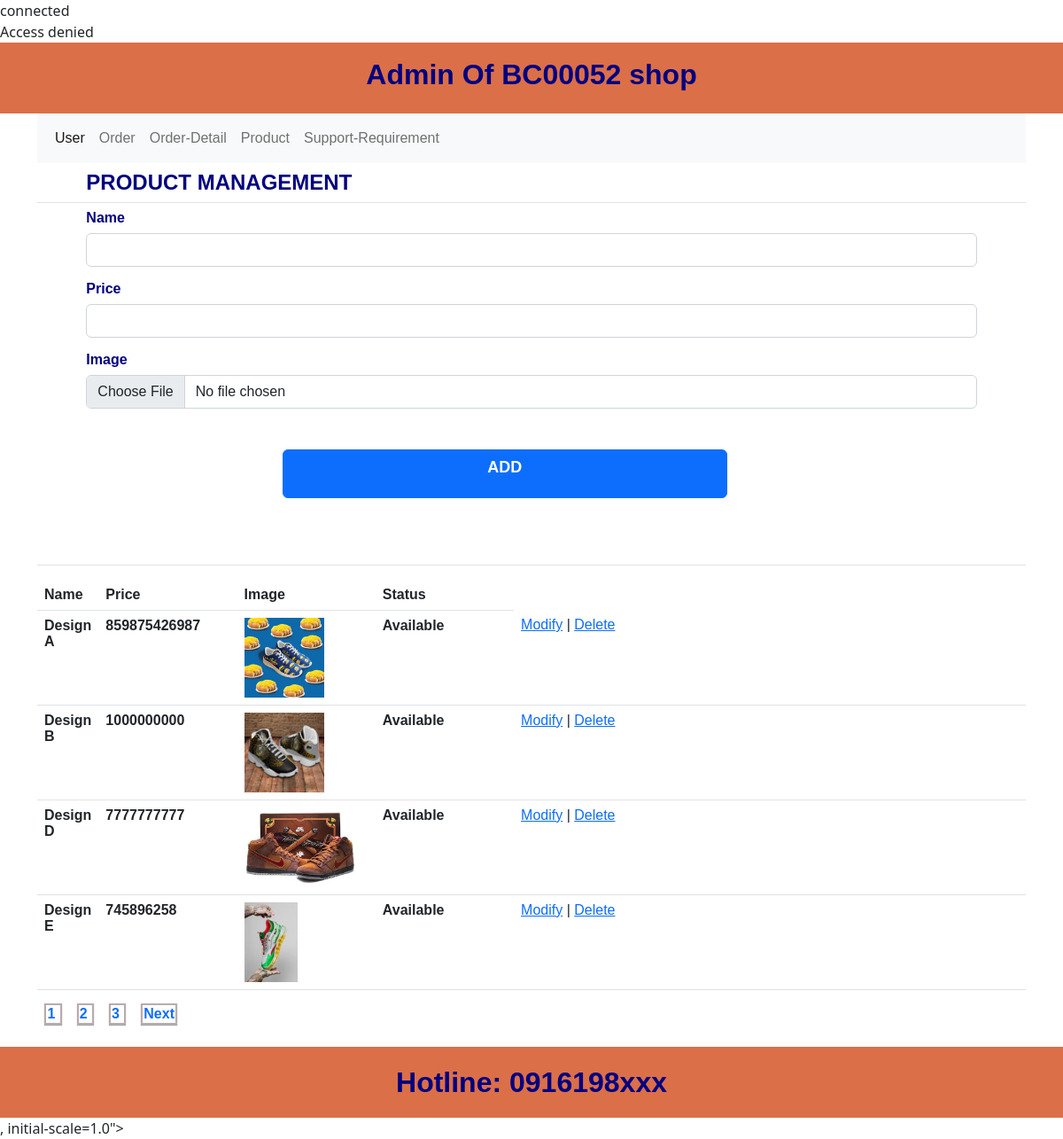
The page /ASM2_BC00052/admin/addproduct.php (signed in) on the database its author committed.
### tables this page shows
CREATE TABLE `product` (
  `Name` varchar(50) NOT NULL,
  `Price` double NOT NULL,
  `Image` varchar(50) DEFAULT NULL,
  `Description` varchar(50) NOT NULL,
  `Status` varchar(50) NOT NULL
);

### ASM2_BC00052/admin/addproduct.php (the view, shortened to what this page needs)
<?php
if (isset($_POST['btnadd']))
{
    $name = $_POST['namepr'];
    $price = $_POST['pricepr'];
    $stt = "Available";
    $imagename = $_FILES['picture']['name'];
    $des = $_POST['des'];
    $target_dir = "image/";
    $target_file = $target_dir . time() . " " . basename($imagename);
    if($_FILES['picture']['error'] != 0)
        {
            echo "ERROR !!!!!!!!!";
            die;
        }
    else if ($_FILES['picture']['size'] > 5242800)
        {
            echo "TOO LARGE!";
            die;
        }
    else if (file_exists($target_file))
        {
            echo "existed";
            die;
        }
    else
        {
            move_uploaded_file($_FILES['picture']['tmp_name'],$target_file);
        }
    require_once "databaseconnect.php";
    $sql = "INSERT INTO product(Name,Price,Image,Description,Status) VALUES ('$name','$price','$target_file','$des','$stt')";
    if ($conn -> query($sql))
    header("Location: product.php");
    else
        echo "insert fail!";
}
else
    echo "Access denied";
?>
<!DOCTYPE html>
<html lang="en">
<head>
    <meta name="viewport" content="width=<?php
    require_once "databaseconnect.php";
    if (!isset ($_GET['page']) ) {
      $crp = 1;
      } else {
      $crp = $_GET['page'];
      }
      if (!isset ($_GET['pagenum']) ) {
        $pagenum = 4;
        } else {
        $pagenum = $_GET['pagenum'];
        }
    $pageset = ($crp - 1) * $pagenum;
    $sql = "select * from product order by `Name` ASC limit " .$pagenum. " offset ". "$pageset";
    $sql2 = "select * from product";
    $result = mysqli_query($conn,$sql);
    $result2 = mysqli_num_rows(mysqli_query($conn,$sql2));
    $page = ceil($result2/$pagenum);
?>
  <head>
    <link rel="stylesheet" href="css/style.css">
    <link href="https://cdn.jsdelivr.net/npm/bootstrap@5.2.2/dist/css/bootstrap.min.css" rel="stylesheet">
  </head>
  <body>
    <div>
        <div class="header">
            <div
              class="p-6 text-center titlename"
              style="
                background-color: rgb(219, 111, 72);
              "
            >
              <div class="mask" >
                <div class="d-flex justify-content-center align-items-center h-100">
                  <div class="title">
                    <h1 class="mb-3" id="title">Admin Of BC00052 shop</h1>
                  </div>
                </div>
              </div>
            </div>
        </div>
    </div>
  <div class="container">
    <div class="menu">
    <nav class="navbar navbar-expand-lg bg-light">
        <div class="container-fluid">
          <div class="collapse navbar-collapse" id="navbarSupportedContent">
            <ul class="navbar-nav me-auto mb-2 mb-lg-0">
              <li class="nav-item">
                <a class="nav-link active" aria-current="page" href="users.php">User</a>
              </li>
              <li class="nav-item">
                <a class="nav-link" href="order.php">Order</a>
              </li>
              <li class="nav-item">
                <a class="nav-link" href="orderdetail.php">Order-Detail</a>
              </li>
              <li class="nav-item">
                <a class="nav-link" href="#">Product</a>
              </li>
              <li class="nav-item">
                <a class="nav-link" href="sp.php">Support-Requirement</a>
              </li>
            </ul>
          </div>
        </div>
      </nav>
    </div>
    <div>
        <table class="table">
            <thead>
              <tr>
                <td colspan="1"></td>
                <th scope="col" colspan="3" id="or">PRODUCT MANAGEMENT</th>
              </tr>
            </thead>
            <tbody>
              <tr>
                <th></th>
                <th scope="row">
                    <form action="addorder.php" method="post" onsubmit="return Checkf()" enctype="multipart/form-data">
                        <div class="mb-3">
                          <label for="exampleInputEmail1" class="form-label">Name</label>
                          <input type="text" class="form-control" name="namepr" id="namepr"  aria-describedby="emailHelp">
                        </div>
                        <div class="mb-3">
                          <label for="exampleInputPassword1" class="form-label">Price</label>
                          <input type="text" class="form-control" name="pricepr" id="pricepr">
                        </div>
                        <div class="mb-3">
                          <label for="exampleInputPassword1" class="form-label">Image</label>
                          <input type="file"  class="form-control" name="picture" id="picture" accept="image/*">
                        </div>
                        <button type="submit" class="btn btn-primary" name="btnadd" id="btn">ADD</button>
                      </form>
                </th>
                <td></td>
              </tr>
            </tbody>
          </table>
    </div>
    <table class="table">
        <tr>
            <th id="a1">
                Name
            </th>
            <th id="a">
                Price
            </th>
            <th id="a">
                Image
            </th id="a">
            <th id="a">
                Status
            </th>
        </tr>
        <?php
            if (mysqli_num_rows($result) > 0)
                while($row = mysqli_fetch_assoc($result))
                {
        ?>
        <tr id="list">
            <th>
                <?php echo $row['Name']; ?>
            </th>
            <th>
                <?php echo $row['Price']; ?>
            </th>
            <th>
            <img src=" <?php echo $row['Image']; ?>" height="90px" >
            </th>
            <th>
                <?php echo $row['Status']; ?>
            </th>
            <td>
               <a href="modifyorder.php?id=<?php echo $row['Name']; ?>">Modify</a> |
               <a href="deleteorder.php?id=<?php echo $row['Name']; ?>">Delete</a>
            </td>
        </tr>
        <?php
                }
        ?>
    </table>
    <?php
    $hehe = $crp;
    for ($crp=1;$crp<=$page;$crp++) {
    ?>
          <a class="page-item" href="?pagenum=4&page=<?php echo $crp ?>">
          <?php echo $crp ?> </a>
    <?php
    }
    ?>
    <?php
    if ($hehe < $page) {
    $next = $hehe + 1;
    ?>
    <a class="page-item" href="?pagenum=4&page=<?php echo $next ?>"> Next </a>
    <?php
    }
    ?>
  </div>
  <footer class="bg-light text-center text-lg-start">
    <div class="text-center p-3 footer" id="title" style="background-color: rgb(219, 111, 72);">
       Hotline: 0916198xxx
    </div>
  </footer>
  </body>
</html>, initial-scale=1.0">
</head>
<body>
</body>
</html>

### ASM2_BC00052/admin/css/style.css (style rules this page uses)
table { margin: auto; font-family: 'Gill Sans', 'Gill Sans MT', Calibri, 'Trebuchet MS', sans-serif; width: auto; }
html { font-family: 'Gill Sans', 'Gill Sans MT', Calibri, 'Trebuchet MS', sans-serif; }
.container { font-family: 'Gill Sans', 'Gill Sans MT', Calibri, 'Trebuchet MS', sans-serif; }
#title { font-size: larger; }
.page-item { padding: 0.1%; box-shadow: rgba(0, 0, 0, 0.35) 0px 1px 1px; border: 2px solid #b9abab; width: 2%; text-align: center; font-weight: bold; margin: 0.75%; text-decoration: none; }
#btn { text-align: center; padding-bottom: 2%; font-size: large; font-weight: bold; }
#title { margin-top: 2%; font-family: 'Gill Sans', 'Gill Sans MT', Calibri, 'Trebuchet MS', sans-serif; font-weight: bold; font-size: xx-large; }
.footer { padding: auto; height: 10%; font-family: 'Gill Sans', 'Gill Sans MT', Calibri, 'Trebuchet MS', sans-serif; color: navy; font-size: larger; font-weight: bold; margin-top: 50%; }
#btn { margin-top: 3%; font-weight: bold; text-align: center; }
.header { font-family: 'Gill Sans', 'Gill Sans MT', Calibri, 'Trebuchet MS', sans-serif; color: navy; font-weight: bold; height: 10%; font-size: larger; }
.mb-3 { color: navy; }
#or { font-weight: bold; color: navy; font-size: x-large; }
.btn-primary { font-weight: bold; text-align: center; width: 50%; height: 50%; margin-bottom: 5%; margin-left: 22%; }
#a { width: 14%; margin: 100% 100% 500% 100%; }
#a1 { width: 5%; }

### rows shown on the page
product: Name "Design A", Price "859875426987", Image (picture), Status "Available"
product: Name "Design B", Price "1000000000", Image (picture), Status "Available"
product: Name "Design D", Price "7777777777", Image (picture), Status "Available"
product: Name "Design E", Price "745896258", Image (picture), Status "Available"
